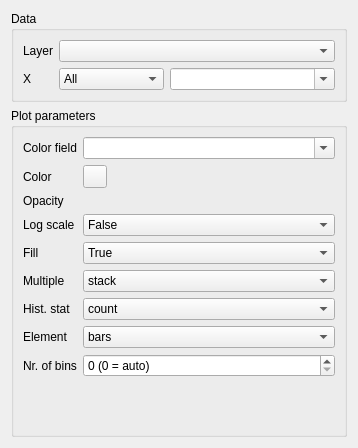
<?xml version="1.0" encoding="UTF-8"?>
<ui version="4.0">
 <class>Form</class>
 <widget class="QWidget" name="Form">
  <property name="geometry">
   <rect>
    <x>0</x>
    <y>0</y>
    <width>358</width>
    <height>448</height>
   </rect>
  </property>
  <property name="sizePolicy">
   <sizepolicy hsizetype="Preferred" vsizetype="Fixed">
    <horstretch>0</horstretch>
    <verstretch>0</verstretch>
   </sizepolicy>
  </property>
  <property name="minimumSize">
   <size>
    <width>0</width>
    <height>448</height>
   </size>
  </property>
  <property name="maximumSize">
   <size>
    <width>16777215</width>
    <height>448</height>
   </size>
  </property>
  <property name="windowTitle">
   <string>Form</string>
  </property>
  <layout class="QVBoxLayout" name="verticalLayout">
   <item>
    <widget class="QGroupBox" name="plot_data_box_2">
     <property name="sizePolicy">
      <sizepolicy hsizetype="Preferred" vsizetype="Maximum">
       <horstretch>0</horstretch>
       <verstretch>0</verstretch>
      </sizepolicy>
     </property>
     <property name="title">
      <string>Data</string>
     </property>
     <layout class="QFormLayout" name="formLayout">
      <item row="0" column="0">
       <widget class="QLabel" name="label_2">
        <property name="text">
         <string>Layer</string>
        </property>
       </widget>
      </item>
      <item row="0" column="1">
       <widget class="QgsMapLayerComboBox" name="layer"/>
      </item>
      <item row="1" column="0">
       <widget class="QLabel" name="X_label">
        <property name="text">
         <string>X</string>
        </property>
       </widget>
      </item>
      <item row="1" column="1">
       <layout class="QHBoxLayout" name="horizontalLayout">
        <item>
         <widget class="QgsRasterBandComboBox" name="raster_X">
          <property name="currentText">
           <string>All</string>
          </property>
          <item>
           <property name="text">
            <string>All</string>
           </property>
          </item>
         </widget>
        </item>
        <item>
         <widget class="QgsFieldComboBox" name="vector_X">
          <property name="editable">
           <bool>true</bool>
          </property>
          <property name="placeholderText">
           <string>Leave empty for all fields</string>
          </property>
          <property name="allowEmptyFieldName">
           <bool>false</bool>
          </property>
         </widget>
        </item>
       </layout>
      </item>
     </layout>
    </widget>
   </item>
   <item>
    <widget class="QgsCollapsibleGroupBox" name="parameter_box">
     <property name="title">
      <string>Plot parameters</string>
     </property>
     <property name="alignment">
      <set>Qt::AlignLeading|Qt::AlignLeft|Qt::AlignTop</set>
     </property>
     <property name="flat">
      <bool>false</bool>
     </property>
     <property name="collapsed">
      <bool>false</bool>
     </property>
     <layout class="QFormLayout" name="formLayout_2">
      <item row="0" column="0">
       <widget class="QLabel" name="label_4">
        <property name="text">
         <string>Color field</string>
        </property>
       </widget>
      </item>
      <item row="0" column="1">
       <widget class="QgsFieldComboBox" name="color_field">
        <property name="editable">
         <bool>true</bool>
        </property>
        <property name="allowEmptyFieldName">
         <bool>true</bool>
        </property>
       </widget>
      </item>
      <item row="1" column="0">
       <widget class="QLabel" name="label_113">
        <property name="text">
         <string>Color</string>
        </property>
       </widget>
      </item>
      <item row="1" column="1">
       <widget class="QgsColorButton" name="color">
        <property name="minimumSize">
         <size>
          <width>24</width>
          <height>0</height>
         </size>
        </property>
       </widget>
      </item>
      <item row="2" column="0">
       <widget class="QLabel" name="label_114">
        <property name="text">
         <string>Opacity</string>
        </property>
       </widget>
      </item>
      <item row="2" column="1">
       <widget class="QgsOpacityWidget" name="opacity">
        <property name="opacity">
         <double>1.000000000000000</double>
        </property>
       </widget>
      </item>
      <item row="3" column="0">
       <widget class="QLabel" name="label_115">
        <property name="text">
         <string>Log scale</string>
        </property>
       </widget>
      </item>
      <item row="3" column="1">
       <widget class="QComboBox" name="log_scale">
        <item>
         <property name="text">
          <string>False</string>
         </property>
        </item>
        <item>
         <property name="text">
          <string>True</string>
         </property>
        </item>
       </widget>
      </item>
      <item row="4" column="0">
       <widget class="QLabel" name="label_116">
        <property name="text">
         <string>Fill</string>
        </property>
       </widget>
      </item>
      <item row="4" column="1">
       <widget class="QComboBox" name="fill">
        <item>
         <property name="text">
          <string>True</string>
         </property>
        </item>
        <item>
         <property name="text">
          <string>False</string>
         </property>
        </item>
       </widget>
      </item>
      <item row="5" column="0">
       <widget class="QLabel" name="label_117">
        <property name="text">
         <string>Multiple</string>
        </property>
       </widget>
      </item>
      <item row="5" column="1">
       <widget class="QComboBox" name="multiple">
        <item>
         <property name="text">
          <string>stack</string>
         </property>
        </item>
        <item>
         <property name="text">
          <string>fill</string>
         </property>
        </item>
        <item>
         <property name="text">
          <string>layer</string>
         </property>
        </item>
        <item>
         <property name="text">
          <string>dodge</string>
         </property>
        </item>
       </widget>
      </item>
      <item row="6" column="0">
       <widget class="QLabel" name="label_118">
        <property name="text">
         <string>Hist. stat</string>
        </property>
       </widget>
      </item>
      <item row="6" column="1">
       <widget class="QComboBox" name="stat">
        <item>
         <property name="text">
          <string>count</string>
         </property>
        </item>
        <item>
         <property name="text">
          <string>frequency</string>
         </property>
        </item>
        <item>
         <property name="text">
          <string>probability</string>
         </property>
        </item>
        <item>
         <property name="text">
          <string>percent</string>
         </property>
        </item>
        <item>
         <property name="text">
          <string>density</string>
         </property>
        </item>
       </widget>
      </item>
      <item row="7" column="0">
       <widget class="QLabel" name="label_119">
        <property name="text">
         <string>Element</string>
        </property>
       </widget>
      </item>
      <item row="7" column="1">
       <widget class="QComboBox" name="element">
        <item>
         <property name="text">
          <string>bars</string>
         </property>
        </item>
        <item>
         <property name="text">
          <string>step</string>
         </property>
        </item>
        <item>
         <property name="text">
          <string>poly</string>
         </property>
        </item>
       </widget>
      </item>
      <item row="8" column="0">
       <widget class="QLabel" name="label_120">
        <property name="text">
         <string>Nr. of bins</string>
        </property>
       </widget>
      </item>
      <item row="8" column="1">
       <widget class="QSpinBox" name="nr_of_bins">
        <property name="sizePolicy">
         <sizepolicy hsizetype="Preferred" vsizetype="Fixed">
          <horstretch>0</horstretch>
          <verstretch>0</verstretch>
         </sizepolicy>
        </property>
        <property name="suffix">
         <string> (0 = auto)</string>
        </property>
        <property name="prefix">
         <string/>
        </property>
       </widget>
      </item>
     </layout>
    </widget>
   </item>
  </layout>
 </widget>
 <customwidgets>
  <customwidget>
   <class>QgsCollapsibleGroupBox</class>
   <extends>QGroupBox</extends>
   <header>qgscollapsiblegroupbox.h</header>
   <container>1</container>
  </customwidget>
  <customwidget>
   <class>QgsColorButton</class>
   <extends>QToolButton</extends>
   <header>qgscolorbutton.h</header>
   <container>1</container>
  </customwidget>
  <customwidget>
   <class>QgsFieldComboBox</class>
   <extends>QComboBox</extends>
   <header>qgsfieldcombobox.h</header>
  </customwidget>
  <customwidget>
   <class>QgsMapLayerComboBox</class>
   <extends>QComboBox</extends>
   <header>qgsmaplayercombobox.h</header>
  </customwidget>
  <customwidget>
   <class>QgsOpacityWidget</class>
   <extends>QWidget</extends>
   <header>qgsopacitywidget.h</header>
   <container>1</container>
  </customwidget>
  <customwidget>
   <class>QgsRasterBandComboBox</class>
   <extends>QComboBox</extends>
   <header>qgsrasterbandcombobox.h</header>
  </customwidget>
 </customwidgets>
 <resources/>
 <connections/>
</ui>
